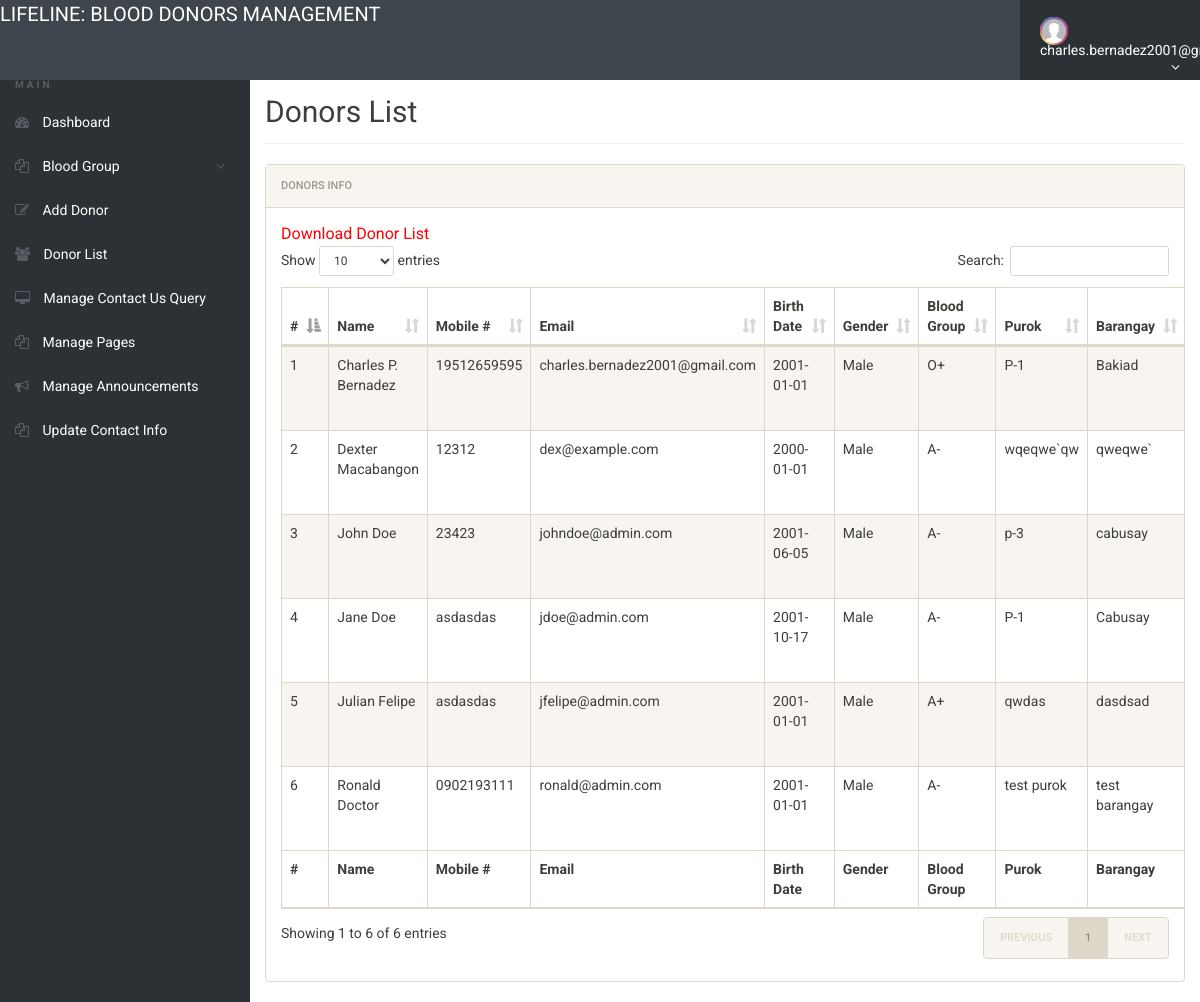
Before: /admin/donor-list.php (signed in) with the older database file.
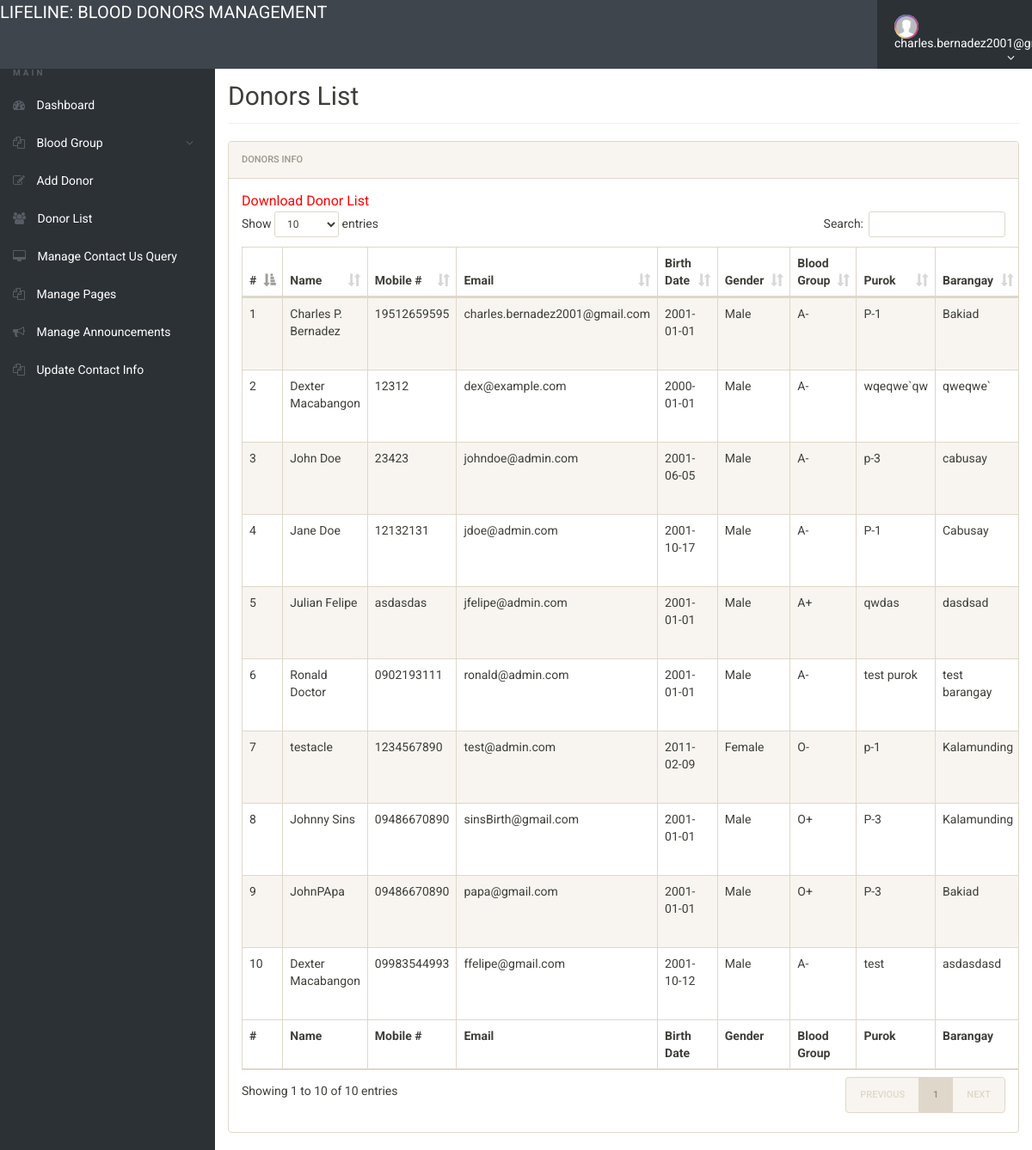
After: the same page with the newer database file.
### tables this page shows
CREATE TABLE `tblblooddonars` (
  `id` int(11) NOT NULL AUTO_INCREMENT,
  `FullName` varchar(100) DEFAULT NULL,
  `MobileNumber` char(11) DEFAULT NULL,
  `EmailId` varchar(100) NOT NULL,
  `password` varchar(250) NOT NULL DEFAULT '',
  `Gender` varchar(20) DEFAULT NULL,
  `BirthDay` date DEFAULT NULL,
  `age` int(11) DEFAULT NULL,
  `BloodGroup` varchar(20) DEFAULT NULL,
  `Purok` varchar(10) NOT NULL,
  `Barangay` varchar(255) DEFAULT NULL,
  `Message` mediumtext,
  `PostingDate` timestamp NOT NULL DEFAULT CURRENT_TIMESTAMP,
  `status` int(11) DEFAULT NULL,
  `image` varchar(255) DEFAULT NULL,
  `can_donate` int(11) NOT NULL DEFAULT '0',
  PRIMARY KEY (`id`),
  UNIQUE KEY `EmailId` (`EmailId`)
);

### admin/donor-list.php (the view, shortened to what this page needs)
<?php
include('includes/config.php');
if (strlen($_SESSION['alogin']) == 0) {
	header('location:index.php');
} else {
?>
	<!doctype html>
	<html lang="en" class="no-js">
	<head>
		<link rel="stylesheet" href="css/font-awesome.min.css">
		<link rel="stylesheet" href="css/bootstrap.min.css">
		<link rel="stylesheet" href="css/dataTables.bootstrap.min.css">
		<link rel="stylesheet" href="css/bootstrap-social.css">
		<link rel="stylesheet" href="css/bootstrap-select.css">
		<link rel="stylesheet" href="css/fileinput.min.css">
		<link rel="stylesheet" href="css/awesome-bootstrap-checkbox.css">
		<link rel="stylesheet" href="css/style.css">
	</head>
	<body>
		<?php include('includes/header.php'); ?>
		<div class="ts-main-content">
			<?php include('includes/leftbar.php'); ?>
			<div class="content-wrapper">
				<div class="container-fluid">
					<div class="row">
						<div class="col-md-12">
							<h2 class="page-title">Donors List</h2>
							<div class="panel panel-default">
								<div class="panel-heading">Donors Info</div>
								<div class="panel-body">
									<a href="download-records.php" style="color:red; font-size:16px;">Download Donor List</a>
									<table id="zctb" class="display table table-striped table-bordered table-hover" cellspacing="0" width="100%">
										<thead>
											<tr>
												<th>#</th>
												<th>Name</th>
												<th>Mobile #</th>
												<th>Email</th>
												<th>Birth Date</th>
												<th>Gender</th>
												<th>Blood Group</th>
												<th>Purok</th>
												<th>Barangay</th>
											</tr>
										</thead>
										<tfoot>
											<tr>
												<th>#</th>
												<th>Name</th>
												<th>Mobile #</th>
												<th>Email</th>
												<th>Birth Date</th>
												<th>Gender</th>
												<th>Blood Group</th>
												<th>Purok</th>
												<th>Barangay</th>
											</tr>
										</tfoot>
										<tbody>
											<?php $sql = "SELECT * from  tblblooddonars ";
											$query = $dbh->prepare($sql);
											$query->execute();
											$results = $query->fetchAll(PDO::FETCH_OBJ);
											$cnt = 1;
											if ($query->rowCount() > 0) {
												foreach ($results as $result) {				?>
													<tr>
														<td><?php echo htmlentities($cnt); ?></td>
														<td><?php echo htmlentities($result->FullName); ?></td>
														<td><?php echo htmlentities($result->MobileNumber); ?></td>
														<td><?php echo htmlentities($result->EmailId); ?></td>
														<td><?php echo htmlentities($result->BirthDay); ?></td>
														<td><?php echo htmlentities($result->Gender); ?></td>
														<td><?php echo htmlentities($result->BloodGroup); ?></td>
														<td><?php echo htmlentities($result->Purok); ?></td>
														<td><?php echo htmlentities($result->Barangay); ?></td>
													</tr>
											<?php $cnt = $cnt + 1;
												}
											} ?>
										</tbody>
									</table>
								</div>
							</div>
						</div>
					</div>
				</div>
			</div>
		</div>
	</body>
	</html>
<?php } ?>

### admin/includes/header.php (shortened to what this page needs)
<div class="brand clearfix">
	<a href="dashboard.php" style="font-size: 20px; padding-top:1%; color:#fff">LIFELINE: BLOOD DONORS MANAGEMENT</a>
		<ul class="ts-profile-nav">
			<li class="ts-account">
				<a href="#"><img src="img/ts-avatar.jpg" class="ts-avatar hidden-side" alt=""> <?=$_SESSION['alogin'];?> <i class="fa fa-angle-down hidden-side"></i></a>
			</li>
		</ul>
	</div>

### admin/includes/leftbar.php (shortened to what this page needs)
<nav class="ts-sidebar">
	<ul class="ts-sidebar-menu">
	<li class="ts-label">Main</li>
	<li>
		<a href="dashboard.php"><i class="fa fa-dashboard"></i> Dashboard</a>
	</li>
	<li>
		<a href="#"><i class="fa fa-files-o"></i> Blood Group</a>
	</li>
	<li>
		<a href="add-donor.php"><i class="fa fa-edit"></i> Add Donor</a>
	</li>
	<li>
		<a href="donor-list.php"><i class="fa fa-users"></i> Donor List</a>
	</li>
	<li><a href="manage-conactusquery.php"><i class="fa fa-desktop""></i> Manage Contact Us Query</a></li>
	<li><a href="manage-pages.php"><i class="fa fa-files-o"></i> Manage Pages</a></li>
	<li><a href="announcement-create.php"><i class="fa fa-bullhorn" aria-hidden="true"></i> Manage Announcements</a></li>
	<li><a href="update-contactinfo.php"><i class="fa fa-files-o"></i> Update Contact Info</a></li>
	</ul>
</nav>

### admin/css/style.css (style rules this page uses)
html { font-size: 14px; }
@media only screen and (min-width: 480px) { html { font-size: 17px; } }
@media only screen and (min-width: 768px) { html { font-size: 14px; } }
body { font-size: 1em; }
a { color: #37a6c4; }
.panel { overflow: hidden; }
ul, li { margin: 0; padding: 0; list-style: none; }
.page-title { padding-bottom: 15px; margin-bottom: 20px; border-bottom: 1px solid #f0f0f0; }
.brand { background: #3e454c; position: relative; z-index: 3; position: fixed; width: 100%; top: 0; }
.brand .ts-profile-nav { float: right; display: none; }
.brand .ts-profile-nav li { float: left; position: relative; }
.brand .ts-profile-nav li a { display: block; padding: 20px; color: #fff; }
.brand .ts-profile-nav .ts-account .fa-angle-down { float: right; }
.brand .ts-profile-nav .ts-account > a { width: 180px; background: #2c3136; }
.brand .ts-profile-nav .ts-account .ts-avatar { border-radius: 50%; height: 28px; margin: -10px 0; margin-right: 10px; }
@media only screen and (min-width: 992px) { .brand .ts-profile-nav { display: block; } }
.ts-sidebar { background: #2c3136; max-height: 0; transition: max-height 0.3s; overflow: hidden; position: fixed; z-index: 2; width: 100%; bottom: 0; top: 60px; overflow-y: auto; }
@media only screen and (min-width: 992px) { .ts-sidebar { max-height: 100%; bottom: 0; } }
.ts-sidebar-menu .ts-label { color: #585c64; font-weight: bold; padding: 8px 15px; text-transform: uppercase; font-size: 10px; letter-spacing: 3px; margin-top: 10px; }
.ts-sidebar-menu a { display: block; text-decoration: none; padding: 12px 15px; color: #fff; }
.ts-sidebar-menu li { position: relative; }
.ts-sidebar-menu li i { color: #585c64; margin-right: 10px; }
.ts-main-content .content-wrapper { padding-top: 15px; margin-top: 60px; }
@media only screen and (min-width: 992px) { .ts-main-content .ts-sidebar { width: 250px; float: left; } }
@media only screen and (min-width: 992px) { .ts-main-content .content-wrapper { margin-left: 250px; } }

Changed rows visible on the page:
changed tblblooddonars "Charles P. Bernadez": BloodGroup "O+" → "A-"
changed tblblooddonars "Jane Doe": MobileNumber "asdasdas" → "12132131"
added tblblooddonars: FullName "testacle", MobileNumber "1234567890", EmailId "test@admin.com", BirthDay "2011-02-09", Gender "Female", BloodGroup "O-", Purok "p-1", Barangay "Kalamunding"
added tblblooddonars: FullName "Johnny Sins", MobileNumber "09486670890", EmailId "sinsBirth@gmail.com", BirthDay "2001-01-01", Gender "Male", BloodGroup "O+", Purok "P-3", Barangay "Kalamunding"
added tblblooddonars: FullName "JohnPApa", MobileNumber "09486670890", EmailId "papa@gmail.com", BirthDay "2001-01-01", Gender "Male", BloodGroup "O+", Purok "P-3", Barangay "Bakiad"
added tblblooddonars: FullName "Dexter Macabangon", MobileNumber "09983544993", EmailId "ffelipe@gmail.com", BirthDay "2001-10-12", Gender "Male", BloodGroup "A-", Purok "test", Barangay "asdasdasd"
Other visible differences:
text written by a page script: "Show entries Search: Showing 1 to 6 of 6 entries PREVIOUS 1 NEXT" → "Show entries Search: Showing 1 to 10 of 10 entries PREVIOUS 1 NEXT"
